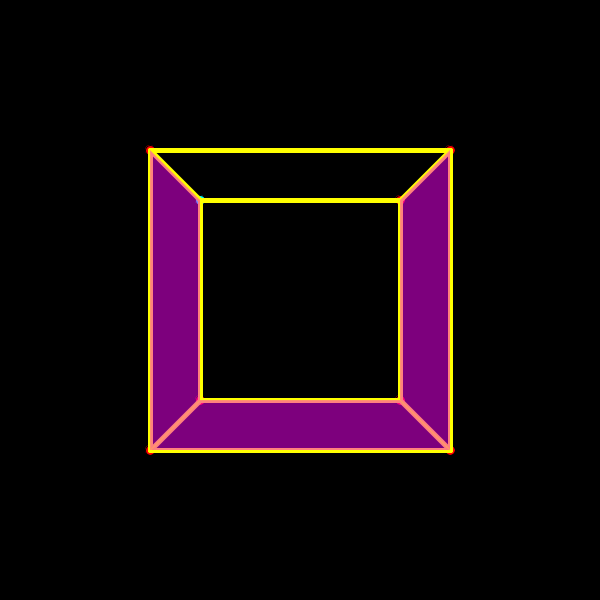
Frame 1 (no input)
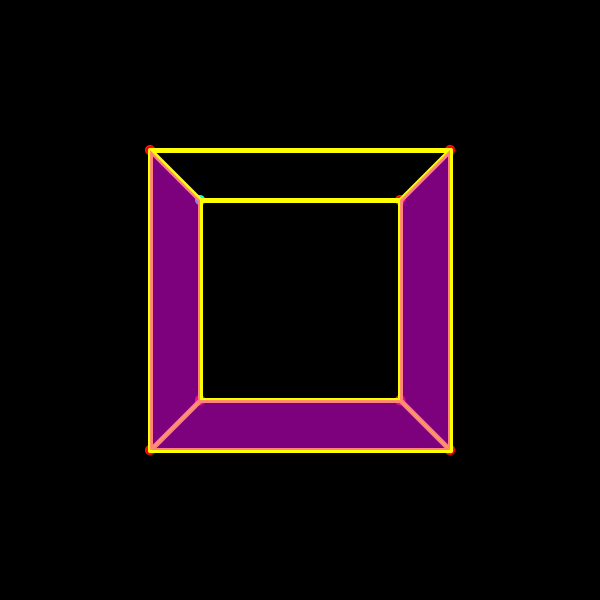
Frame 60 (the mouse pressed at the canvas centre just before this capture)
Frame 120 (the mouse held since frame 60 and released just before this capture): identical to frame 60, image omitted

The Processing sketch that drew these frames (run headless with seeded random() and noise(); from frame 60 on, the mouse is pressed at the canvas centre):

// Processing sketch: Matrix
// ── Matrix.pde
//8*4行列で点の座標を持つ
//各列が(x, y, z, 1)
float[][] dots = new float[8][4];

//回転の速さ
float rotv = 0.02f;


//4×4行列を掛けて平行移動、回転
//カメラは常に原点を向く
//座標はすべて右手系
//スクリーンは左上原点なのでdrawfromCameraで中心原点にする(y軸の向きは反転してるけどワールド座標系をそれに合わせることで対応)
//ワールド座標系は立方体の中心が原点になるようにする

//多次元配列って初期化しない状態で0入ってんの？


//カメラ視点からの描画を担う
class drawfromCam {
  //rが原点からの距離、Θがy軸中心、x軸からz軸へに何度回転したか、γがxz平面と位置ベクトルのなす角(-60≦γ≦60、y負側が正)
  //wが画面の幅、hが画面の高さ、lがw * hのスクリーンと視点の距離(ここで倍率をいじるつもり)
  //物体の大きさが全部小さいので最後の描画で全部10倍に拡大
  float r, theta, gamma, w, h, l;
  
  //コンストラクタ
  drawfromCam(float rin, float thetain, float gammain, float win, float hin, float lin) {
    r = rin;
    theta = thetain;
    gamma = gammain;
    w = win;
    h = hin;
    l = lin;
  }
  
  //座標系の変換
  //スクリーンの座標系にまで変える(w * h → 600 * 600、左上中心)
  //縦回転については後で考える
  //とりあえずZ軸負方向からxyの矢印がスクリーンに重なるように見る
  float[] ChangeLocation(float[] Pos) {
    float[] PosReturn = new float[2];
    /*激やばゾーン
    PosReturn[0] = (w / 2) * (Pos[2] * cos(theta) - Pos[0] * sin(theta)) / ((w / 2) * (Pos[2] * sin(theta) + Pos[0] * cos(theta)) * (Pos[2] * sin(theta) + Pos[0] * cos(theta) - r));
    PosReturn[1] = (-2) * Pos[1] / (h * (r - Pos[2] * sin(theta) - Pos[0] * cos(theta)));
    PosReturn[0] = (PosReturn[0] * 300 / (w / 2)) + 300;
    PosReturn[1] = (PosReturn[1] * 300 / (h / 2)) + 300;*/
    
    PosReturn[0] = (l * Pos[0] / (r - Pos[2])) * 300 / (w / 2) + 300;
    PosReturn[1] = (l * Pos[1] / (r - Pos[2])) * 300 / (h / 2) + 300;
    
    return PosReturn;
  }
  
  //実際に描く
  
  //特異点
  void drawdot(float[] Pos) {
    float[] Draw;
    Draw = ChangeLocation(Pos);
    color(#00ffff);
    fill(#00ffff);
    ellipse(Draw[0], Draw[1], 10, 10);
    return;
  }
  //点
  void drawdotPlus(float[] Pos) {
    float[] Draw;
    Draw = ChangeLocation(Pos);
    color(#ff0000);
    fill(#ff0000);
    ellipse(Draw[0], Draw[1], 10, 10);
    return;
  }
  
  
  //線を引く
  void drawline(float[] Pos0, float[] Pos1) {
    float[] Draw1, Draw2;
    Draw1 = ChangeLocation(Pos0);
    Draw2 = ChangeLocation(Pos1);
    strokeWeight(5);
    stroke(#ffff00);
    
    line(Draw1[0], Draw1[1], Draw2[0], Draw2[1]);
    strokeWeight(0);
    return;
  }
  
  //面を塗る
  void drawSurface(float[] Pos0, float[] Pos1, float[] Pos2, float[] Pos3) {
    float[] Draw1, Draw2, Draw3, Draw4;
    Draw1 = ChangeLocation(Pos0);
    Draw2 = ChangeLocation(Pos1);
    Draw3 = ChangeLocation(Pos2);
    Draw4 = ChangeLocation(Pos3);
    fill(#ff00ff,125);
    quad(Draw1[0], Draw1[1], Draw2[0], Draw2[1], Draw3[0], Draw3[1], Draw4[0], Draw4[1]);
    return;
  }
  
  //呼び出し用
  void drawall() {
    //点を描く
      for(int i = 0; i < 7; i++) {
        float[] Pos = new float[] {dots[i][0], dots[i][1], dots[i][2], 1};
        drawdotPlus(Pos);
      }
      float[] Pos = new float[] {dots[7][0], dots[7][1], dots[7][2], 1};
      drawdot(Pos);
      
      //線を引く
      drawline(dots[0], dots[1]);
      drawline(dots[0], dots[2]);
      drawline(dots[0], dots[4]);
      drawline(dots[3], dots[1]);
      drawline(dots[3], dots[2]);
      drawline(dots[3], dots[7]);
      drawline(dots[5], dots[1]);
      drawline(dots[5], dots[7]);
      drawline(dots[5], dots[4]);
      drawline(dots[6], dots[7]);
      drawline(dots[6], dots[2]);
      drawline(dots[6], dots[4]);
      
      
      //面を塗る
      drawSurface(dots[0], dots[1], dots[3], dots[2]);
      drawSurface(dots[4], dots[5], dots[7], dots[6]);
      drawSurface(dots[4], dots[5], dots[1], dots[0]);
      
    }
    /*for(int i = 0; i < 8; i++) {
      for(int j = i; j < 8; j++) {
        float[] Pos0 = new float[] {px[i], py[i], pz[i], 1};
        float[] Pos1 = new float[] {px[j], py[j], pz[j], 1};
        drawline(Pos0, Pos1);
      }
    }*/
    
    
    /*
    //廃棄物
    
    
    //線を描く
    //明らかに様子がおかしい
    //ローカル座標系への変換をミスってそう
    float[] Pos0 = new float[] {px[0], py[0], pz[0], 1};
    float[] Pos1 = new float[] {px[1], py[1], pz[1], 1};
    drawline(Pos0, Pos1);
    Pos0 = new float[] {px[0], py[0], pz[0], 1};
    Pos1 = new float[] {px[2], py[2], pz[2], 1};
    drawline(Pos0, Pos1);
    Pos0 = new float[] {px[0], py[0], pz[0], 1};  //4
    Pos1 = new float[] {px[4], py[4], pz[4], 1};  //1
    drawline(Pos0, Pos1);
    Pos0 = new float[] {px[3], py[3], pz[3], 1};
    Pos1 = new float[] {px[1], py[1], pz[1], 1};
    drawline(Pos0, Pos1);
    Pos0 = new float[] {px[3], py[3], pz[3], 1};
    Pos1 = new float[] {px[2], py[2], pz[2], 1};
    drawline(Pos0, Pos1);
    Pos0 = new float[] {px[3], py[3], pz[3], 1};
    Pos1 = new float[] {px[7], py[7], pz[7], 1};  //7
    drawline(Pos0, Pos1);
    Pos0 = new float[] {px[5], py[5], pz[5], 1};
    Pos1 = new float[] {px[7], py[7], pz[7], 1};
    drawline(Pos0, Pos1);
    Pos0 = new float[] {px[5], py[5], pz[5], 1};  //0
    Pos1 = new float[] {px[1], py[1], pz[1], 1};  //5
    drawline(Pos0, Pos1);
    Pos0 = new float[] {px[5], py[5], pz[5], 1};
    Pos1 = new float[] {px[4], py[4], pz[4], 1};
    drawline(Pos0, Pos1);
    Pos0 = new float[] {px[6], py[6], pz[6], 1};
    Pos1 = new float[] {px[7], py[7], pz[7], 1};
    drawline(Pos0, Pos1);
    Pos0 = new float[] {px[6], py[6], pz[6], 1};
    Pos1 = new float[] {px[4], py[4], pz[4], 1};
    drawline(Pos0, Pos1);
    Pos0 = new float[] {px[6], py[6], pz[6], 1};  //6
    Pos1 = new float[] {px[2], py[2], pz[2], 1};
    drawline(Pos0, Pos1);
  }
  
  */
}

//1ならX軸,2ならY軸,3ならZ軸、負なら逆回転
void RotateBox(int rot) {
  for(int i = 0; i < 8; i++) {
    float[] Pos = {dots[i][0], dots[i][1], dots[i][2], 1};
    if(rot == 1) {
      float[] RetPos = RotateX(Pos, rotv);
      dots[i][0] = RetPos[0];
      dots[i][1] = RetPos[1];
      dots[i][2] = RetPos[2];
    } else if(rot == -1) {
      float[] RetPos = RotateX(Pos, -rotv);
      dots[i][0] = RetPos[0];
      dots[i][1] = RetPos[1];
      dots[i][2] = RetPos[2];
    } else if(rot == 2) {
      float[] RetPos = RotateY(Pos, rotv);
      dots[i][0] = RetPos[0];
      dots[i][1] = RetPos[1];
      dots[i][2] = RetPos[2];
    } else if(rot == -2) {
      float[] RetPos = RotateY(Pos, -rotv);
      dots[i][0] = RetPos[0];
      dots[i][1] = RetPos[1];
      dots[i][2] = RetPos[2];
    } else if(rot == 3) {
      float[] RetPos = RotateZ(Pos, rotv);
      dots[i][0] = RetPos[0];
      dots[i][1] = RetPos[1];
      dots[i][2] = RetPos[2];
    } else if(rot == -3) {
      float[] RetPos = RotateZ(Pos, -rotv);
      dots[i][0] = RetPos[0];
      dots[i][1] = RetPos[1];
      dots[i][2] = RetPos[2];
    }
    /*
    //廃棄物
    
    
    float[] Pos = {px[i], py[i], pz[i], 1};
    if(rot == 1) {
      Pos = RotateX(Pos, 0.01f);
      px[i] = Pos[0];
      py[i] = Pos[1];
      pz[i] = Pos[2];
    } else if(rot == -1) {
      Pos = RotateX(Pos, -0.01f);
      px[i] = Pos[0];
      py[i] = Pos[1];
      pz[i] = Pos[2];
    } else if(rot == 2) {
      //Pos = RotateY(Pos, 0.01f);
      float[] newPos = {Pos[2], Pos[1], Pos[0], 1};
      Pos = RotateX(newPos, 0.01f);
      px[i] = Pos[0];
      py[i] = Pos[1];
      pz[i] = Pos[2];
    } else if(rot == -2) {
      Pos = RotateY(Pos, -0.01f);
      px[i] = Pos[0];
      py[i] = Pos[1];
      pz[i] = Pos[2];
    } else if(rot == 3) {
      Pos = RotateZ(Pos, 0.01f);
      px[i] = Pos[0];
      py[i] = Pos[1];
      pz[i] = Pos[2];
    } else if(rot == -3) {
      Pos = RotateZ(Pos, -0.01f);
      px[i] = Pos[0];
      py[i] = Pos[1];
      pz[i] = Pos[2];
    }*/
  }
}

//カメラクラスの初期化
//カメラ側の回転も実装したい
drawfromCam Camera = new drawfromCam(5.0f, 0f, 0f, 2f, 2f, 2f);

/*
float[] px = new float[] {1.0, 1.0, 1.0, 1.0, -1.0,  -1.0, -1.0, -1.0};
float[] py = new float[] {1.0, 1.0, -1.0, -1.0, 1.0, 1.0, -1.0, -1.0};
float[] pz = new float[] {1.0, -1.0, 1.0, -1.0, 1.0, -1.0, 1.0, -1.0};
*/


void setup() {
  size(600, 600);
  background(0);
  
  //点を置く
  dots[0] = SetPosMat(1, 1, 1);
  dots[1] = SetPosMat(1, 1, -1);
  dots[2] = SetPosMat(1, -1, 1);
  dots[3] = SetPosMat(1, -1, -1);
  dots[4] = SetPosMat(-1, 1, 1);
  dots[5] = SetPosMat(-1, 1, -1);
  dots[6] = SetPosMat(-1, -1, 1);
  dots[7] = SetPosMat(-1, -1, -1);
  //println(dots[0]);
}
void draw() {
  background(0);
  
  //カメラ操作
  //行列での回転と角度の取り方が違うので注意(ChangeLocationみて)
  if(keyPressed) {
    if(key == 'a') {
      Camera.theta -= 0.01;
      //println("Moved!");
    } else if(key == 'd') {
      Camera.theta += 0.01;
      //println("Moved!");
    } else if(key == 'w' && Camera.gamma < 60) {
      Camera.gamma += 10;
    } else if(key == 'a' && Camera.gamma > -60) {
      Camera.gamma -= 10;
    } else if(key == 'z') {
      Camera.l += 0.5f;
    } else if(key == 'x') {
      Camera.l -= 0.5f;
    } else if(keyCode == UP) {
      RotateBox(1);
    } else if(keyCode == DOWN) {
      RotateBox(-1);
    } else if(keyCode == LEFT) {
      RotateBox(2);
    } else if(keyCode == RIGHT) {
      RotateBox(-2);
    } else if(key == 'p') {
      RotateBox(3);
    } else if(keyCode == SHIFT) {
      RotateBox(-3);
    }
  }
  
  //図形を描画
  Camera.drawall();
}


//座標をコンソールに表示
void keyReleased() {
   if(key == 'g') {
      for(int i = 0; i < 8; i++) {
        //print("x: " + px[i]);
        //print("y: " + py[i]);
        //println("z: " + pz[i]);
        print("x: " + dots[i][0]);
        print("y: " + dots[i][1]);
        println("z: " + dots[i][2]);
      }
      println();
    }
}


//Z軸中心の回転
//4*1行列を受け取って返す
//軸の正方向から原点を向いて反時計回り(xからyへ)
float[] RotateZ(float[] Pos, float theta) {
 float[][] Rotator = new float[4][4];
 //回転行列
 Rotator[0][0] = cos(theta);
 Rotator[0][1] = (-1) * sin(theta);
 Rotator[1][0] = sin(theta);
 Rotator[1][1] = cos(theta);
 Rotator[2][2] = 1;
 Rotator[3][3] = 1;
 
 float[] AnsPos = MatPos(Rotator, Pos);
 return AnsPos;
}

//X軸中心の回転
//4*1行列を受け取って返す
//軸の正方向から原点を向いて反時計回り
float[] RotateX(float[] Pos, float theta) {
 float[][] Rotator = new float[4][4];
 //回転行列
 Rotator[0][0] = 1;
 Rotator[1][1] = cos(theta);
 Rotator[1][2] = (-1) * sin(theta);
 Rotator[2][1] = sin(theta);
 Rotator[2][2] = cos(theta);
 Rotator[3][3] = 1;
 
 float[] AnsPos = MatPos(Rotator, Pos);
 return AnsPos;
}

//Y軸中心の回転
//4*1行列を受け取って返す
//軸の正方向から原点を向いて反時計回り
float[] RotateY(float[] Pos, float theta) {
 float[][] Rotator = new float[4][4];
 //回転行列
 Rotator[0][0] = cos(theta);
 Rotator[0][2] = sin(theta);
 Rotator[1][1] = 1;
 Rotator[2][0] = (-1) * sin(theta);
 Rotator[2][2] = cos(theta);
 Rotator[3][3] = 1;
 
 float[] AnsPos = MatPos(Rotator, Pos);
 return AnsPos;
}

//座標の平行移動
//4*1行列を受け取って返す
float[] Translation(float[] Pos, float[] Trans) {
  float[][] Translator = new float[4][4];
  //平行移動用の行列
  Translator[0][0] = 1;
  Translator[1][1] = 1;
  Translator[2][2] = 1;
  Translator[3][3] = 1;
  Translator[0][3] = Trans[0];
  Translator[1][3] = Trans[1];
  Translator[2][3] = Trans[2];
  
  float[] AnsPos = MatPos(Translator, Pos);
  return AnsPos;
}


//4*4行列同士の掛け算
float[][] MatMat(float[][] Mat1, float[][] Mat2) {
  float[][] Mat3 = new float[4][4];
  for(int i = 0; i < 4; i++) {
    for(int j = 0; j < 4; j++) {
      for(int k = 0; k < 4; k++) {
        Mat3[i][j] += Mat1[i][k] * Mat2[k][j];
      }
    }
  }
  return Mat3;
}


//4*4行列を4*1行列(座標)に掛ける
float[] MatPos(float[][] Mat, float[] PosMat) {
  float[] ResPos = new float[4];
  for(int i = 0; i < 4; i++) {
    for(int j = 0; j < 4; j++) {
      ResPos[i] += Mat[i][j] * PosMat[j];
    }
  }
  return ResPos;
}

//(x, y, z)座標を(x, y, z, 1)tにして返す
//カメラ描画以外では基本この形にしてやりとりする
float[] SetPosMat(float x, float y, float z) {
  float[] Mat = new float[] {x, y, z, 1f};
  return Mat;
}
